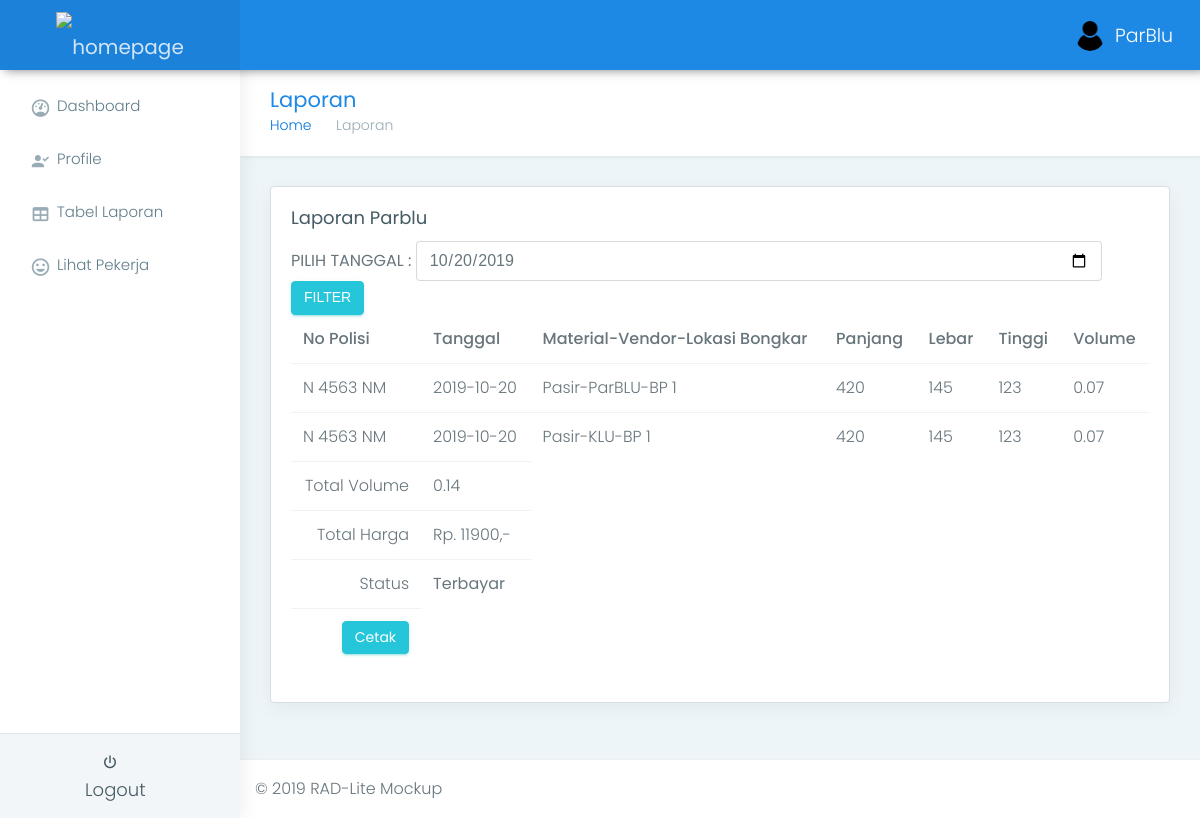
/parblu/pemilik/html/laporan.php?tanggal=2019-10-20 (signed in), run on the app's committed database.
### tables this page shows
CREATE TABLE `laporan` (
  `LAPORAN_ID` int(11) NOT NULL,
  `DATA_ID` int(11) NOT NULL,
  `LAPORAN_NAMA` varchar(100) NOT NULL,
  `LAPORAN_TANGGAL` date DEFAULT NULL,
  `LAPORAN_STATUS` varchar(50) DEFAULT NULL,
  `LAPORAN_VOLUME` float DEFAULT NULL
);

CREATE TABLE `kendaraan` (
  `KENDARAAN_ID` int(11) NOT NULL,
  `NOPOL` varchar(10) NOT NULL,
  `PANJANG_KENDARAAN` float DEFAULT NULL,
  `LEBAR_KENDARAAN` float DEFAULT NULL,
  `TINGGI_KENDARAAN` float DEFAULT NULL
);

CREATE TABLE `data` (
  `DATA_ID` int(11) NOT NULL,
  `KENDARAAN_ID` int(11) NOT NULL,
  `USER_ID` int(11) NOT NULL,
  `VENDOR_ID` int(11) NOT NULL,
  `MATERIAL_ID` int(11) NOT NULL,
  `LOKASI_ID` int(11) NOT NULL,
  `DATA_TANGGAL` date NOT NULL,
  `DATA_VOLUME` float DEFAULT NULL,
  `DATA_HARGA` int(11) NOT NULL,
  `DATA_STATUS` varchar(50) DEFAULT NULL,
  `DATA_FOTO` varchar(1000) NOT NULL
);

### parblu/pemilik/html/laporan.php (the view, shortened to what this page needs)
<?php
include 'koneksi.php';
?>
<!DOCTYPE html>
<html lang="en">
<head>
    <link href="../assets/plugins/bootstrap/css/bootstrap.min.css" rel="stylesheet">
    <link href="css/style.css" rel="stylesheet">
    <link href="css/colors/blue.css" id="theme" rel="stylesheet">
</head>
<body class="fix-header fix-sidebar card-no-border">
    <div id="main-wrapper">
        <?php
        include("nav.php");
        ?>
        <div class="page-wrapper">
            <div class="container-fluid">
                <div class="row page-titles">
                    <div class="col-md-5 col-8 align-self-center">
                        <h3 class="text-themecolor m-b-0 m-t-0">Laporan</h3>
                        <ol class="breadcrumb">
                            <li class="breadcrumb-item"><a href="javascript:void(0)">Home</a></li>
                            <li class="breadcrumb-item active">Laporan</li>
                        </ol>
                    </div>
                </div>
                <div class="row">
                    <div class="col-lg-12">
                        <?php
                        $hasil = 0;
                        ?>
                        <div class="card">
                            <div class="card-block">
                                <h4 class="card-title">Laporan Parblu</h4>
                                <form method="GET">
                                    <label>PILIH TANGGAL : </label>
                                    <input type="date" name="tanggal" class="form-control" style="max-width:80%" value="<?php echo $_GET['tanggal'] ?>">
                                    <input type="submit" class="btn btn-success" value="FILTER">
                                </form>
                                <div class="table-responsive">
                                    <?php if (isset($_GET['tanggal'])) {
                                           $tgl = $_GET['tanggal'];
                                           $query1 = mysqli_query($mysqli, "SELECT * FROM
                                       laporan as laporan
                                       inner join data as dat
                                       on laporan.DATA_ID = dat.DATA_ID
                                       inner join kendaraan as kend
                                       on kend.KENDARAAN_ID = dat.KENDARAAN_ID
                                       inner join vendor as vend
                                       on vend.VENDOR_ID = dat.VENDOR_ID
                                       inner join material as mat
                                       on mat.MATERIAL_ID = dat.MATERIAL_ID
                                       inner join lokasi as lok
                                       on lok.LOKASI_ID = dat.LOKASI_ID where DATA_TANGGAL='$tgl'");
                                            $row = mysqli_num_rows($query1);
                                           if ($row==0) {
                                               echo "<h5 style='margin-top: 20px;'>Data Kosong!</h5>";
                                           }else{
                                        ?>
                                        <table class="table">
                                            <thead>
                                                <tr>
                                                    <th>No Polisi</th>
                                                    <th>Tanggal</th>
                                                    <th>Material-Vendor-Lokasi Bongkar</th>
                                                    <th>Panjang</th>
                                                    <th>Lebar</th>
                                                    <th>Tinggi</th>
                                                    <th>Volume</th>
                                                </tr>
                                            </thead>
                                            <tbody>
                                                <?php
                                                    while ($show = mysqli_fetch_array($query1)) {
                                                        ?>
                                                    <tr>
                                                        <td><?php echo $show['NOPOL']; ?></td>
                                                        <td><?php echo $show['LAPORAN_TANGGAL']; ?></td>
                                                        <td><?php echo $show['LAPORAN_NAMA']; ?></td>
                                                        <td><?php echo $show['PANJANG_KENDARAAN']; ?></td>
                                                        <td><?php echo $show['LEBAR_KENDARAAN']; ?></td>
                                                        <td><?php echo $show['TINGGI_KENDARAAN']; ?></td>
                                                        <td><?php echo $show['DATA_VOLUME']; ?></td>
                                                    </tr>
                                                <?php
                                                        $hasil += $show['DATA_VOLUME'];
                                                    }
                                                    ?>
                                            </tbody>
                                            <tfoot>
                                                <tr>
                                                    <td colspan="1" class="text-right">Total Volume </td>
                                                    <td colspan=""><?php echo $hasil ?></td>
                                                </tr>
                                                <tr>
                                                    <td colspan="1" class="text-right">Total Harga </td>
                                                    <?php
                                                        if (isset($_POST['hitung'])) {
                                                            $harga = $_POST['harga'];
                                                            $harga *= $hasil;
                                                            $query_u = mysqli_query($mysqli, "UPDATE data SET DATA_HARGA='$harga' WHERE DATA_TANGGAL='$tgl'") or die("Sql salah : " . mysqli_error($mysqli));
                                                            $query = mysqli_query($mysqli, "SELECT * FROM
                                                data where DATA_TANGGAL='$tgl'");
                                                            $data = mysqli_fetch_array($query);
                                                            ?>
                                                        <td colspan=""><span id="total_harga1">Rp. <?php echo $data['DATA_HARGA'] ?>,-</span></td>
                                                    <?php
                                                        } else {
                                                            $query = mysqli_query($mysqli, "SELECT * FROM
                                                data where DATA_TANGGAL='$tgl'");
                                                            $data = mysqli_fetch_array($query);
                                                            ?>
                                                        <td colspan=""><span id="total_harga1">Rp. <?php echo $data['DATA_HARGA'] ?>,-</span></td>
                                                    <?php
                                                        }
                                                        ?>
                                                </tr>
                                                <tr>
                                                    <td colspan="1" class="text-right">Status </td>
                                                    <td colspan="">
                                                        <?php
                                                            $query_status = mysqli_query($mysqli, "SELECT * FROM
                                                            data where DATA_TANGGAL='$tgl'");
                                                            $data_status = mysqli_fetch_array($query_status);
                                                            ?>
                                                        <b id="status_text1"><?php echo $data_status['DATA_STATUS'] ?></b>
                                                    </td>
                                                </tr>
                                                <tr>
                                                    <td colspan="1" class="text-right"><a class="btn btn-success" href="cetak.php?tgl_cetak=<?php echo $tgl ?>">Cetak</a> </td>
                                                </tr>
                                            </tfoot>
                                        </table>
                                    <?php
                                                    }
                                    } ?>
                                </div>
                            </div>
                        </div>
                    </div>
                </div>
            </div>
            <footer class="footer"> © 2019 RAD-Lite Mockup </footer>
        </div>
    </div>
</body>
</html>

### parblu/pemilik/html/css/colors/blue.css (style rules this page uses)
.text-themecolor { color: #1e88e5 !important; }

### data on the page
laporan: kendaraan.NOPOL "N 4563 NM", LAPORAN_TANGGAL "2019-10-20", LAPORAN_NAMA "Pasir-ParBLU-BP 1", kendaraan.PANJANG_KENDARAAN "420", kendaraan.LEBAR_KENDARAAN "145", kendaraan.TINGGI_KENDARAAN "123", DATA_ID.DATA_VOLUME "0.07"
laporan: kendaraan.NOPOL "N 4563 NM", LAPORAN_TANGGAL "2019-10-20", LAPORAN_NAMA "Pasir-KLU-BP 1", kendaraan.PANJANG_KENDARAAN "420", kendaraan.LEBAR_KENDARAAN "145", kendaraan.TINGGI_KENDARAAN "123", DATA_ID.DATA_VOLUME "0.07"
data: DATA_HARGA "11900", DATA_STATUS "Terbayar"

### other printed values
$hasil "0.14"
